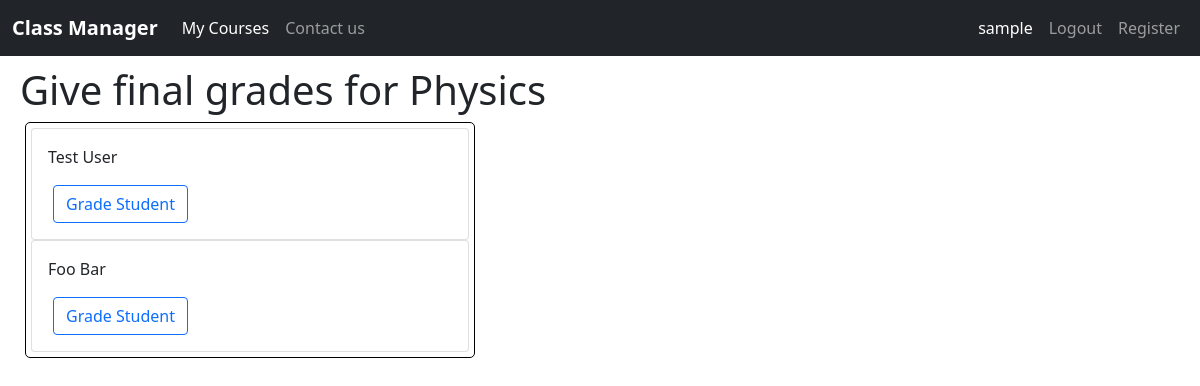
The page /grade/final/1 (signed in) on the database its author committed.
### classmanager/models.py (models this page shows, shortened)
class User(AbstractUser):
    is_student = models.BooleanField(default=False)
    is_instructor = models.BooleanField(default=False)
    def __str__(self):
        return self.get_full_name()

class Course(models.Model):
    instructor = models.ForeignKey(Instructor, on_delete=models.CASCADE)
    name = models.CharField(max_length=255, blank=False, default=None)
    is_active = models.BooleanField(default=True)
    date_created = models.DateTimeField(auto_now_add=True)
    DEPARTMENTS = [
        ("Math", "Math"), ("English", "English"),
        ("Science", "Science"), ("Technology", "Technology"),
        ("Law", "Law"), ("Art", "Art"),
        ("Business", "Business"), ("Health", "Health")
    ]
    department = models.CharField(max_length=20, choices=DEPARTMENTS, default="Other")
    description = models.TextField(max_length=1000, default=None, blank=True)
    credits = models.PositiveIntegerField(default=2)
    length = models.PositiveIntegerField(default=10)

class Enrollment(models.Model):
    course = models.ForeignKey(Course, on_delete=models.CASCADE)
    student = models.ForeignKey(Student, on_delete=models.CASCADE)
    date_joined = models.DateField(auto_now_add=True)

class Student(models.Model):
    user = models.OneToOneField(User, primary_key=True, on_delete=models.CASCADE)
    date_of_birth = models.DateField(default=date.today)
    MAJORS = [
        ("Math", "Math"), ("English", "English"),
        ("Science", "Science"), ("Technology", "Technology"),
        ("Law", "Law"), ("Art", "Art"),
        ("Business", "Business"), ("Health", "Health")
    ]
    STANDINGS = [
        ("FR", "Freshman"),
        ("SM", "Sophomore"),
        ("JR", "Junior"),
        ("SR", "Senior"),
        ("GR", "Graduate")
    ]
    major = models.CharField(max_length=20, choices=MAJORS, default="Undecided")
    standing = models.CharField(max_length=20, choices=STANDINGS, default="FR")
    credits = models.PositiveIntegerField(default=0)

### classmanager/views.py (the view)
# urls.py: path("grade/final/<int:course_id>", views.grade_finals, name="grade-finals"),
@login_required
def grade_finals(request, course_id):
    context = {}
    if not instructor_check(request, course_id, "give final grades", context):
        return render(request, "classmanager/failure.html", context)
    course = Course.objects.get(pk=course_id)
    context["course"] = course
    enrollments = Enrollment.objects.filter(course=course)
    context["enrollments"] = enrollments
    return render(request, "classmanager/grade_finals.html", context)

### classmanager/views.py (called while the page is built)
def instructor_check(request, course_id, action, context):
    try:
        course = Course.objects.get(pk=course_id)
    except Course.DoesNotExist:
        context["failure_message"] = "The course you are searching for does not exist"
        return False
    else:
        if not request.user.is_instructor:
            context["failure_message"] = f"Sorry, you don't have the permission to {action} in this course."
            return False
        else:
            course_instructor = course.instructor
            instructor = Instructor.objects.get(pk=request.user)
            if course_instructor != instructor:
                context["failure_message"] = f"Sorry, you don't have the permission to {action} in this " \
                                             "course. "
                return False
        return True

### classmanager/templates/classmanager/grade_finals.html
{% extends "classmanager/layout.html" %}
{% block body %}
<h1>Give final grades for {{course.name}}</h1>
<div class="course-section">
  {% for enrollment in enrollments %}
  <div class="card">
    <div class="card-body">
      <p>{{enrollment.student.user}}</p>
      <form class="button-form" action="{% url 'grade-final' course_id=course.id user_id=enrollment.student.user.id %}"
        method="GET">
        <input class="btn btn-outline-primary" type="submit" value="Grade Student" />
      </form>
    </div>
  </div>
  {% empty %}
  <p>There is no student to grade yet</p>
  {% endfor %}
</div>
{% endblock body %}

### classmanager/templates/classmanager/layout.html (shortened to what this page needs)
{% load static %}
<!DOCTYPE html>
<html lang="en">
<head>
    <link rel="stylesheet" href="{% static 'classmanager/styles.css' %}">
    <link href="https://cdn.jsdelivr.net/npm/bootstrap@5.0.2/dist/css/bootstrap.min.css" rel="stylesheet"
>
</head>
<body>
    <nav class="navbar navbar-expand-lg navbar-dark bg-dark">
        <div class="container-fluid">
            <a class="navbar-brand" href="{% url 'index' %}"><b>Class Manager</b></a>
            <div class="collapse navbar-collapse justify-content-between" id="navbarNavAltMarkup">
                <div class="navbar-nav">
                    {% block left-nav %}
                    {% if user.is_instructor %}
                    <a class="nav-link active" aria-current="page" href="{% url 'view-created-courses' %}">My Courses</a>
                    {% endif %}
                    {% endblock left-nav %}
                    <a class="nav-link" href="{% url 'contact_us' %}">Contact us</a>
                </div>
            </div>
            <div class="collapse navbar-collapse justify-content-end" id="navbarNavAltMarkup">
                <div class="navbar-nav">
                    {% if user.is_authenticated %}
                    <a class="nav-link active" aria-current="page"
                        href="{% url 'view-my-profile' %}">{{user.username}}</a>
                    <a class="nav-link" href="{% url 'logout' %}">Logout</a>
                    {% else %}
                    <a class="nav-link" href="{% url 'login' %}">Login</a>
                    {% endif %}
                    {% block right-nav %}
                    <a class="nav-link" href="{% url 'register' %}">Register</a>
                    {% endblock right-nav %}
                </div>
            </div>
        </div>
    </nav>
    <div class="main-container">
        {% block body%}
        {% endblock body%}
    </div>
</body>
</html>

### classmanager/static/classmanager/styles.css (style rules this page uses)
.main-container { margin: 10px 20px 10px 20px; }
form { max-width: 600px; }
.button-form { margin: auto; padding: 5px; display: inline; }
.course-section { border-radius: 5px; border: 1px solid black; padding: 5px; max-width: 450px; margin: 5px; }

### rows shown on the page
User: username "sample"
Course: name "Physics"
Enrollment: student.user "Test User"
Enrollment: student.user "Foo Bar"
